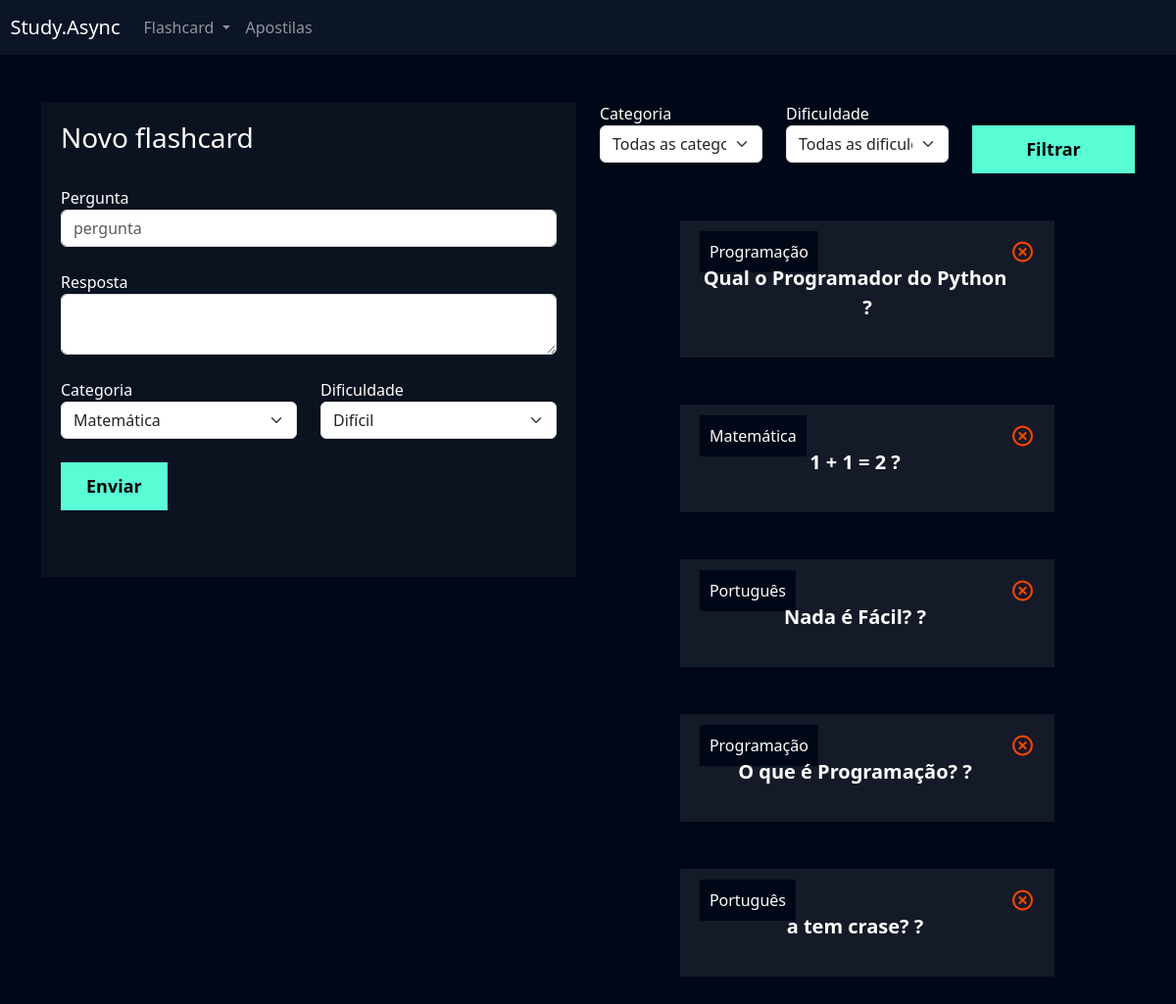
Screenshot of /flashcard/novo_flashcard/ (signed in) with the database file from the repository.
### flashcard/models.py (models this page shows, shortened)
class Flashcard(models.Model):
    DIFICULDADE_CHOICES = (('D', 'Difícil'), ('M', 'Médio'), ('F', 'Fácil'))
    user = models.ForeignKey(User, on_delete=models.DO_NOTHING)
    pergunta = models.CharField(max_length=100)
    resposta = models.TextField()
    categoria = models.ForeignKey(Categoria, on_delete=models.DO_NOTHING)
    dificuldade = models.CharField(max_length=1, choices=DIFICULDADE_CHOICES)

class Categoria(models.Model):
    nome = models.CharField(max_length=20)
    def __str__(self):
        return self.nome

### flashcard/views.py (the view, shortened to what this page needs)
# urls.py: path('novo_flashcard/', views.novo_flashcard, name="novo_flashcard"),
def novo_flashcard(request):
    if not request.user.is_authenticated:
        return redirect('/usuarios/logar')
    if request.method == 'GET':
        categorias = Categoria.objects.all()
        dificuldades = Flashcard.DIFICULDADE_CHOICES
        flashcards = Flashcard.objects.filter(user=request.user)
        categoria_filtrar = request.GET.get('categoria')
        dificuldade_filtrar = request.GET.get('dificuldade')
        if categoria_filtrar:
            flashcards = flashcards.filter(categoria__id=categoria_filtrar)
        if dificuldade_filtrar:
            flashcards = flashcards.filter(dificuldade=dificuldade_filtrar)
        return render(
            request,
            'novo_flashcard.html',
            {
                'categorias': categorias,
                'dificuldades': dificuldades,
                'flashcards': flashcards,
            }
        )

### flashcard/templates/novo_flashcard.html (shortened to what this page needs)
{% extends "base.html" %}
{% load static %}
{% block 'cabecalho' %}
    <link href="{% static 'usuarios/css/cadastro.css' %}" rel="stylesheet">
    <link href='https://unpkg.com/boxicons@2.1.4/css/boxicons.min.css' rel='stylesheet'>
    <link href="{% static 'flashcard/css/novo_flashcard.css' %}" rel="stylesheet">
{% endblock 'cabecalho' %}
{% block 'conteudo' %}
{% include "partials/header.html" %}
    <div class="container">
        <br>
        <br>
        <div class="row">
            <div class="col-md">
                <div class="box-form">
                    <form action="{% url 'novo_flashcard' %}" method="POST"> {% csrf_token %}
                        <h3>Novo flashcard</h3>
                        <br>
                        <label>Pergunta</label>
                        <input type="text" class="form-control" placeholder="pergunta" name="pergunta">
                        <br>
                        <label>Resposta</label>
                        <textarea class="form-control" name="resposta"></textarea>
                        <br>
                        <div class="row">
                            <div class="col-md">
                                <label for="">Categoria</label>
                                <select class="form-select" name="categoria">
                                    {% for categoria in categorias %}
                                        <option value="{{categoria.id}}">{{categoria}}</option>
                                    {% endfor %}
                                </select>
                            </div>
                            <div class="col-md">
                                <label for="">Dificuldade</label>
                                <select class="form-select" name="dificuldade">
                                    {% for dificuldade in dificuldades %}
                                        <option value="{{dificuldade.0}}">{{dificuldade.1}}</option>"
                                    {% endfor %}
                                </select>
                            </div>
                        </div>
                        <br>
                        <input type="submit" value="Enviar" class="btn-cadastro">
                        <br>
                        <br>
                        <br>
                    </form>
                </div>
            </div>
            <div class="col-md">
                <form action="{% url 'novo_flashcard' %}" method="GET">
                    <div class="row">
                        <div class="col-md">
                            <label for="">Categoria</label>
                            <select name="categoria" id="" class="form-select">
                                <option value="">Todas as categorias</option>
                            </select>
                        </div>
                        <div class="col-md">
                            <label for="">Dificuldade</label>
                            <select name="dificuldade" id="" class="form-select">
                                <option value="">Todas as dificuldades</option>
                            </select>
                        </div>
                        <div class="col-md">
                            <br>
                            <input type="submit" style="width: 100%" value="Filtrar" class="btn-cadastro">
                        </div>
                    </div>
                </form>
                <br>
                <br>
                {% for flash in flashcards %}
                    <div class="box-new-flashcard" onclick="flip_card({{flash.id}})">
                        <div class="flashcard ">
                            <div class="flashcard-categoria">
                                {{flash.categoria}}
                            </div>
                            <a href="{% url 'deletar_flashcard' flash.id %}"><i class='icone-exit bx bx-x-circle'></i></a>                          <br>
                            <div class="flashcard-box-item">
                                <p class="flashcard-item">{{flash.pergunta}} ?</p>
                            </div>
                        </div>
                    </div>
                    <br>
                    <br>
                {% endfor %}
                <br>
                <br>
            </div>
        </div>
    </div>
{% endblock 'conteudo' %}

### templates/static/geral/css/base.css (style rules this page uses)
:root { --main-color: #0b1526; --dark-color: #000716; --secondary-dark-color: rgb(15, 2, 26); --light-color: #00c1f3; --contrast-color: #f4c96b; --differential-color: #58fcd5; }
body { background-color: var(--dark-color) !important; color: white !important; }

### templates/static/usuarios/css/cadastro.css (style rules this page uses)
* { margin: 0; padding: 0; }
.box-form { padding: 20px; background-color: rgba(217,217,217, .05); color: white !important; }
.btn-cadastro { padding: 10px; background-color: #58fcd5; border: none; border: 1px solid #58fcd5; font-size: 18px; font-weight: bold; padding-left: 25px; padding-right: 25px; }

### templates/static/flashcard/css/novo_flashcard.css (style rules this page uses)
.box-new-flashcard { width: 70%; margin: auto; }
.flashcard { background-color: rgba(255, 255, 255, .08); padding: 20px; }
.flashcard-box-item { text-align: center; }
.flashcard p { font-size: 20px; font-weight: bold; cursor: pointer; }
.flashcard-categoria { background-color: var(--dark-color); display: inline; padding: 10px; }
.icone-exit { float: right; font-size: 25px; color: orangered; }

### rows the page displays
Flashcard: categoria "Programação", pergunta "Qual o Programador do Python"
Flashcard: categoria "Matemática", pergunta "1 + 1 = 2"
Flashcard: categoria "Português", pergunta "Nada é Fácil?"
Flashcard: categoria "Programação", pergunta "O que é Programação?"
Flashcard: categoria "Português", pergunta "a tem crase?"

### other values shown
form field categoria "Matemática"
form field dificuldade "Difícil"
